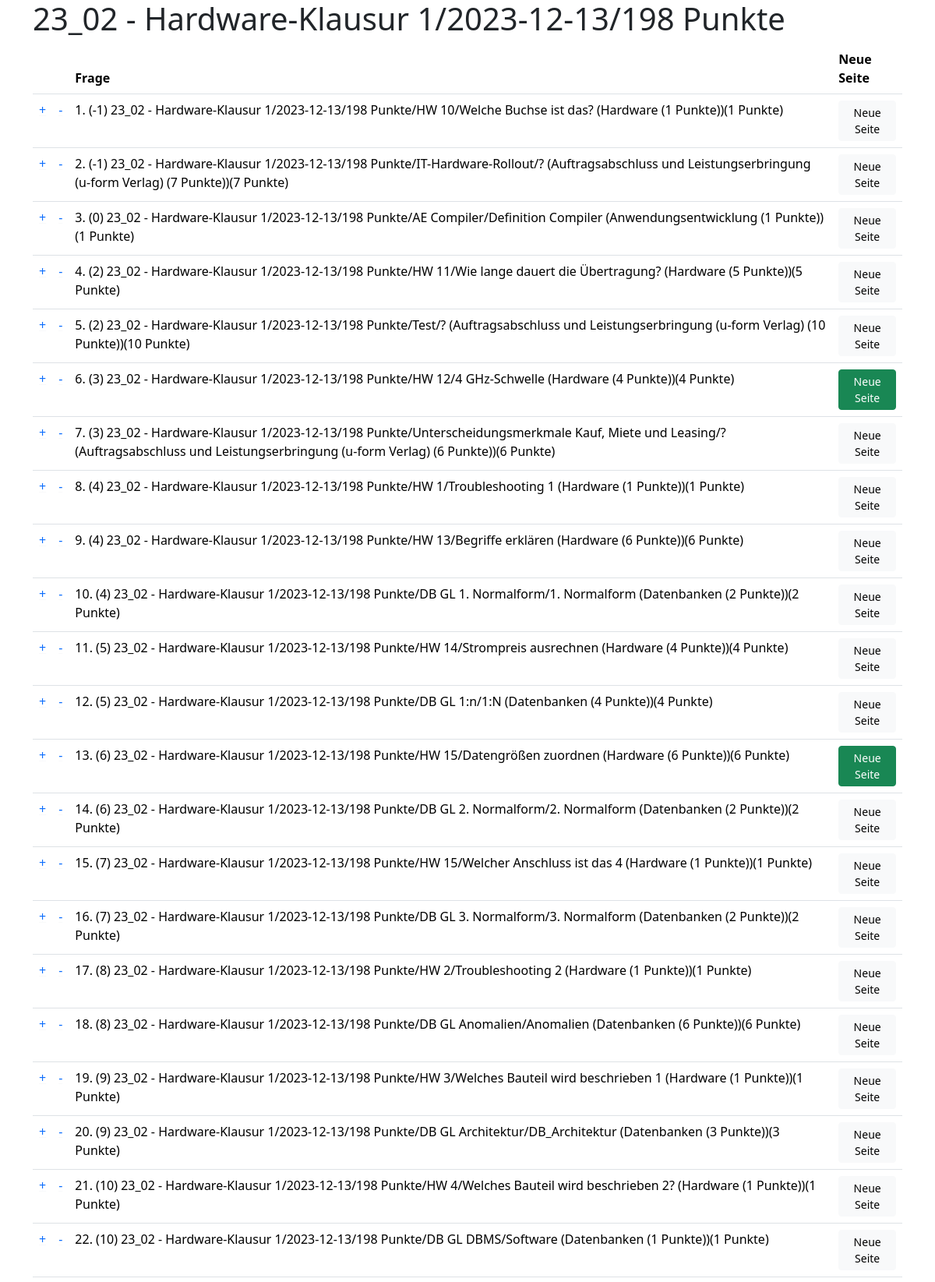
Screenshot of /klausur/design/13 (signed in, upper part) with the database file from the repository.
### klausur/models.py (models this page shows, shortened)
class Klausurthema(models.Model):
    klausur = models.ForeignKey(Klausur, verbose_name=("Klausur"), on_delete=models.CASCADE)
    frage = models.ForeignKey(Frage, verbose_name=("Frage"), on_delete=models.RESTRICT)
    position = models.IntegerField(("Position"), default=1)
    seitenwechsel = models.BooleanField(("Seitenwechsel im Anschluss"), default=False)
    class Meta:
        verbose_name = ("Klausur-Thema")
        verbose_name_plural = ("Klausur-Themen")
        ordering = ['klausur', 'position']
    def __str__(self):
        return f"{self.klausur}/{self.frage}({self.frage.punkte} Punkte)"

class Klausur(models.Model):
    titel = models.CharField(("Titel"), max_length=50)
    thema = models.CharField(("Thema"), max_length=50)
    termin = models.DateTimeField(("termin"), auto_now=False, auto_now_add=False)
    gruppe = models.ForeignKey(Gruppe, verbose_name=("Gruppe"), on_delete=models.CASCADE, null=True)
    fragen = models.ManyToManyField(Frage, verbose_name=("Fragen"))
    @property
    def get_gesamtpunkte(self):
        fragen = self.fragen.all()
        gesamtpunkte = sum(frage.punkte for frage in fragen)
        return gesamtpunkte
    class Meta:
        verbose_name = ("Klausur")
        verbose_name_plural = ("Klausuren")
        ordering = [ 'gruppe', '-termin']
    def __str__(self):
        return f"{self.gruppe} - {self.titel}/{self.termin.date()}/{self.get_gesamtpunkte} Punkte"

class Gruppe(models.Model):
    name = models.CharField("Bezeichnung", max_length=50)
    teilnehmer = models.ManyToManyField(Teilnehmer, verbose_name="Teilnehmer")
    class Meta:
        verbose_name = ("Gruppe")
        verbose_name_plural = ("Gruppen")
        ordering = ['name']
    def __str__(self):
        return self.name

class Frage(models.Model):
    titel = models.CharField(("Titel"), max_length=250)
    inhalt = models.CharField("Inhalt", max_length=50, default="?")
    frage = models.TextField(("Frage"))
    musterantwort = models.TextField(("Musterantwort"), default ="")
    bild = models.ImageField(("Bild"), blank=True, null=True)
    bildmuster = models.ImageField(("Bild Muster"), blank=True, null=True)
    bildbreite = models.IntegerField(("Bildbreite in %"), default=80)
    thema = models.ForeignKey(Thema, verbose_name=("Thema"), on_delete=models.RESTRICT)
    punkte = models.IntegerField(("Erreichbare Punkte"), default=1)
    schwierigkeit = models.IntegerField(("Schwierigkeit") , default=2)
    class Meta:
        verbose_name = ("Frage")
        verbose_name_plural = ("Fragen")
        ordering = ['thema', 'titel', ]
    def __str__(self):
        return f"{self.titel}/{self.inhalt} ({self.thema} ({self.punkte} Punkte))"

### klausur/views.py (the view)
# urls.py: path('design/<int:id>', views.klaus_design, name= 'klausur_design'),
@permission_required('klausur.view_teilnehmer')
def klaus_design(request, id):
    klausur = Klausur.objects.get(pk=id)
    fragen = klausur.fragen.all()
    i = 0
    for frage in fragen:
        position, created = Klausurthema.objects.get_or_create(klausur = klausur, frage=frage)
        if created:
            position.position = i
            position.save()
        i +=1
    fragen = Klausurthema.objects.filter(klausur=klausur)
    for frage in fragen:
        if not klausur.fragen.filter(id=frage.frage.id).exists():
            Klausurthema.objects.get(frage=frage.frage, klausur=klausur).delete()
    pos_fragen = Klausurthema.objects.filter(klausur = klausur)
    content = {
        'klausur': klausur,
        'fragen': pos_fragen,
    }
    return render(request, "design.html", content)

### klausur/models.py (called while the page is built)
    def __str__(self):
        return self.titel

### klausur/templates/design.html (shortened to what this page needs)
{% extends "start.html" %}
{% block content %}
    <h1 >{{klausur}}</h1>
    <form action="{% url 'newside' klausur=klausur.id %}" method="post">
        <table class="table table-hover">
            <thead>
                <tr>
                    <th scope="col"></th>
                    <th scope="col"></th>
                    <th scope="col">Frage</th>
                    <th scope="col">Neue Seite</th>
                </tr>
            </thead>
            <tboby>
            {% for frage in fragen %}
                <tr>
                    <td><a class="link-underline-light" href="{% url 'richtung' frage.klausur.id frage.frage.id 1 %}">+</a></td>
                    <td><a class="link-underline-light" href="{% url 'richtung' frage.klausur.id frage.frage.id 2 %}">-</a></td>
                    <td title="{{frage.frage.frage}}">{{forloop.counter}}. ({{frage.position}}) {{frage}}</td>
                    <td><button type="submit" class="btn {% if frage.seitenwechsel %}btn-success{% else %}btn-light{% endif %} btn-sm" value="{{frage.id}}" name="nl" title="Nach der Frage einen Seitenwechsel einfügen">Neue Seite</button></td>
                </tr>
            {% endfor %}
            </tboby>
        </table>
    </form>
{% endblock content %}

### rows the page displays
Klausurthema: position "-1", klausur.punkte "23_02 - Hardware-Klausur 1/2023-12-13/198 Punkte/HW 10/Welche Buchse ist das? (Hardware (1 Punkte))(1 Punkte)", {{ frage.id }} 54 (drawn)
Klausurthema: position "-1", klausur.punkte "23_02 - Hardware-Klausur 1/2023-12-13/198 Punkte/IT-Hardware-Rollout/? (Auftragsabschluss und Leistungserbringung (u-form Verlag) (7 Punkte))(7 Punkte)", {{ frage.id }} 80 (drawn)
Klausurthema: position "0", klausur.punkte "23_02 - Hardware-Klausur 1/2023-12-13/198 Punkte/AE Compiler/Definition Compiler (Anwendungsentwicklung (1 Punkte))(1 Punkte)", {{ frage.id }} 79 (drawn)
Klausurthema: position "2", klausur.punkte "23_02 - Hardware-Klausur 1/2023-12-13/198 Punkte/HW 11/Wie lange dauert die Übertragung? (Hardware (5 Punkte))(5 Punkte)", {{ frage.id }} 55 (drawn)
Klausurthema: position "2", klausur.punkte "23_02 - Hardware-Klausur 1/2023-12-13/198 Punkte/Test/? (Auftragsabschluss und Leistungserbringung (u-form Verlag) (10 Punkte))(10 Punkte)", {{ frage.id }} 81 (drawn)
Klausurthema: position "3", klausur.punkte "23_02 - Hardware-Klausur 1/2023-12-13/198 Punkte/HW 12/4 GHz-Schwelle (Hardware (4 Punkte))(4 Punkte)", {{ frage.id }} 56 (drawn)
Klausurthema: position "3", klausur.punkte "23_02 - Hardware-Klausur 1/2023-12-13/198 Punkte/Unterscheidungsmerkmale Kauf, Miete und Leasing/? (Auftragsabschluss und Leistungserbringung (u-form Verlag) (6 Punkte))(6 Punkte)", {{ frage.id }} 82 (drawn)
Klausurthema: position "4", klausur.punkte "23_02 - Hardware-Klausur 1/2023-12-13/198 Punkte/HW 1/Troubleshooting 1 (Hardware (1 Punkte))(1 Punkte)", {{ frage.id }} 53 (drawn)
Klausurthema: position "4", klausur.punkte "23_02 - Hardware-Klausur 1/2023-12-13/198 Punkte/HW 13/Begriffe erklären (Hardware (6 Punkte))(6 Punkte)", {{ frage.id }} 57 (drawn)
Klausurthema: position "4", klausur.punkte "23_02 - Hardware-Klausur 1/2023-12-13/198 Punkte/DB GL 1. Normalform/1. Normalform (Datenbanken (2 Punkte))(2 Punkte)", {{ frage.id }} 83 (drawn)
Klausurthema: position "5", klausur.punkte "23_02 - Hardware-Klausur 1/2023-12-13/198 Punkte/HW 14/Strompreis ausrechnen (Hardware (4 Punkte))(4 Punkte)", {{ frage.id }} 58 (drawn)
Klausurthema: position "5", klausur.punkte "23_02 - Hardware-Klausur 1/2023-12-13/198 Punkte/DB GL 1:n/1:N (Datenbanken (4 Punkte))(4 Punkte)", {{ frage.id }} 84 (drawn)
Klausurthema: position "6", klausur.punkte "23_02 - Hardware-Klausur 1/2023-12-13/198 Punkte/HW 15/Datengrößen zuordnen (Hardware (6 Punkte))(6 Punkte)", {{ frage.id }} 59 (drawn)
Klausurthema: position "6", klausur.punkte "23_02 - Hardware-Klausur 1/2023-12-13/198 Punkte/DB GL 2. Normalform/2. Normalform (Datenbanken (2 Punkte))(2 Punkte)", {{ frage.id }} 85 (drawn)
Klausurthema: position "7", klausur.punkte "23_02 - Hardware-Klausur 1/2023-12-13/198 Punkte/HW 15/Welcher Anschluss ist das 4 (Hardware (1 Punkte))(1 Punkte)", {{ frage.id }} 60 (drawn)
Klausurthema: position "7", klausur.punkte "23_02 - Hardware-Klausur 1/2023-12-13/198 Punkte/DB GL 3. Normalform/3. Normalform (Datenbanken (2 Punkte))(2 Punkte)", {{ frage.id }} 86 (drawn)
Klausurthema: position "8", klausur.punkte "23_02 - Hardware-Klausur 1/2023-12-13/198 Punkte/HW 2/Troubleshooting 2 (Hardware (1 Punkte))(1 Punkte)", {{ frage.id }} 61 (drawn)
Klausurthema: position "8", klausur.punkte "23_02 - Hardware-Klausur 1/2023-12-13/198 Punkte/DB GL Anomalien/Anomalien (Datenbanken (6 Punkte))(6 Punkte)", {{ frage.id }} 87 (drawn)
Klausurthema: position "9", klausur.punkte "23_02 - Hardware-Klausur 1/2023-12-13/198 Punkte/HW 3/Welches Bauteil wird beschrieben 1 (Hardware (1 Punkte))(1 Punkte)", {{ frage.id }} 62 (drawn)
Klausurthema: position "9", klausur.punkte "23_02 - Hardware-Klausur 1/2023-12-13/198 Punkte/DB GL Architektur/DB_Architektur (Datenbanken (3 Punkte))(3 Punkte)", {{ frage.id }} 88 (drawn)
Klausurthema: position "10", klausur.punkte "23_02 - Hardware-Klausur 1/2023-12-13/198 Punkte/HW 4/Welches Bauteil wird beschrieben 2? (Hardware (1 Punkte))(1 Punkte)", {{ frage.id }} 63 (drawn)
Klausurthema: position "10", klausur.punkte "23_02 - Hardware-Klausur 1/2023-12-13/198 Punkte/DB GL DBMS/Software (Datenbanken (1 Punkte))(1 Punkte)", {{ frage.id }} 89 (drawn)
